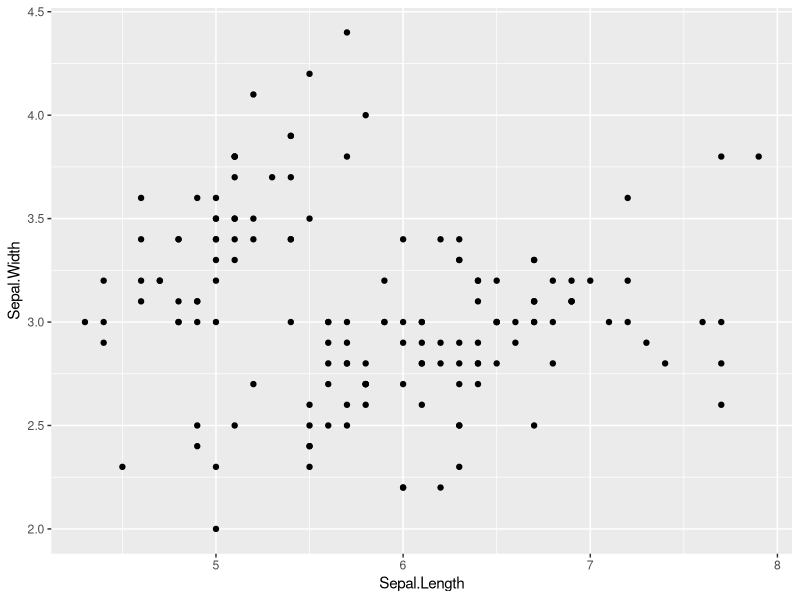
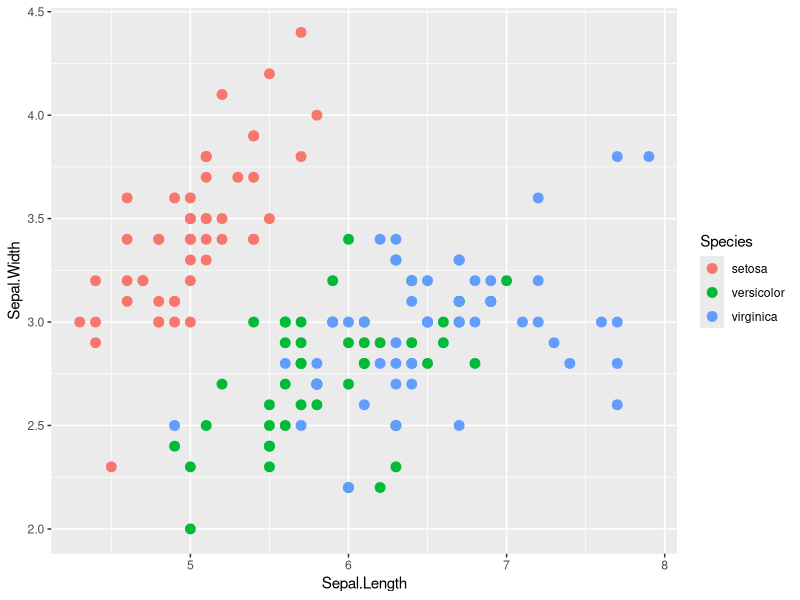
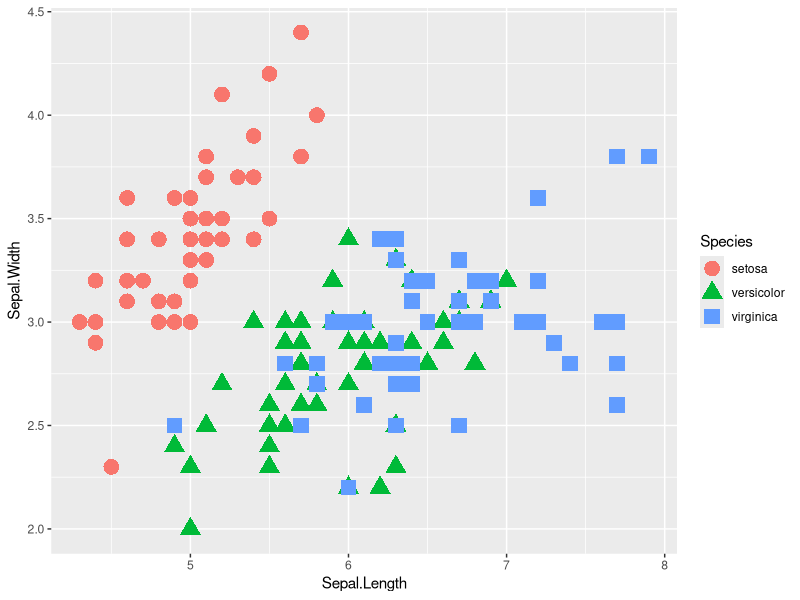
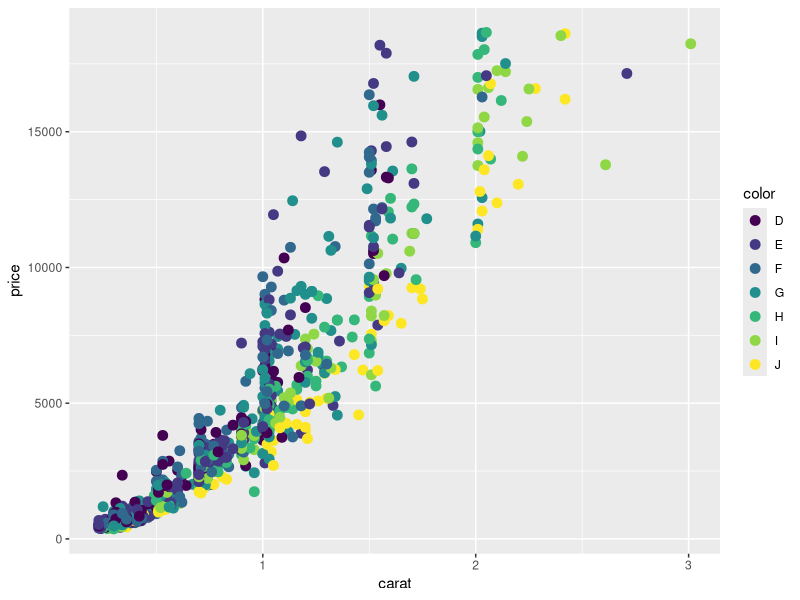
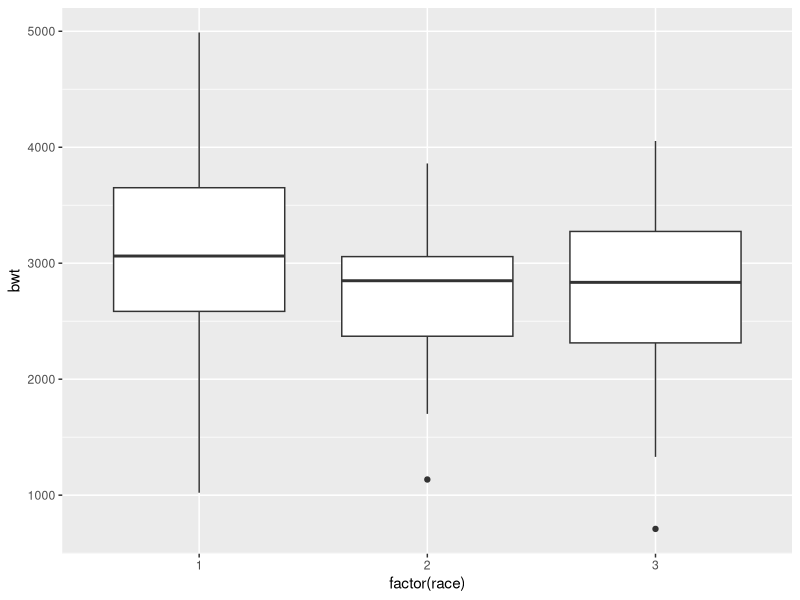
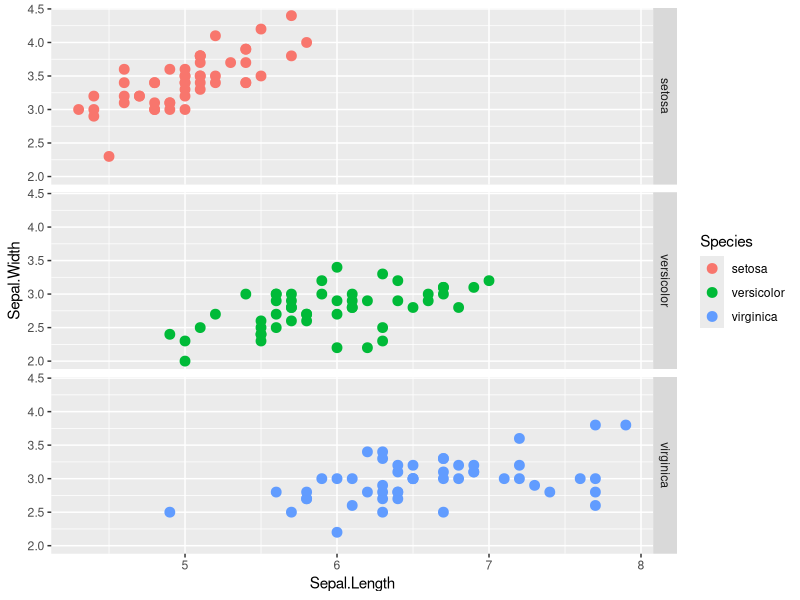
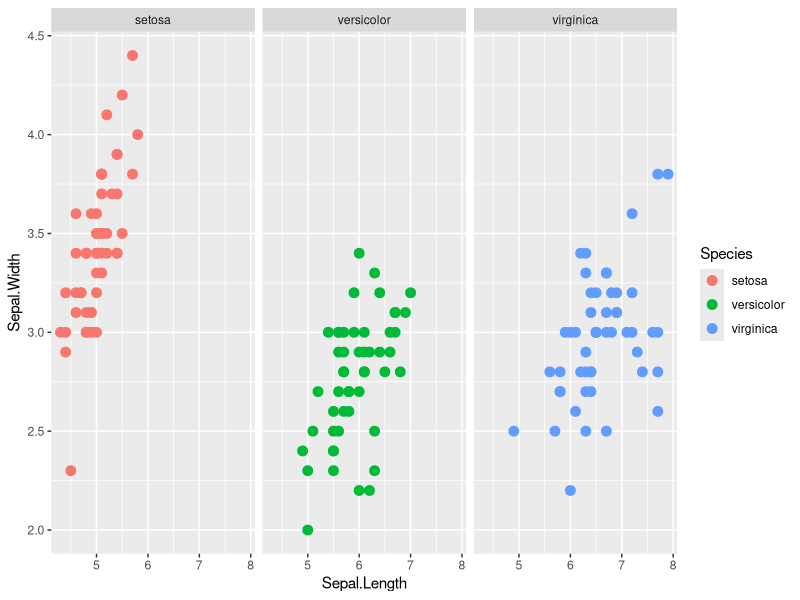
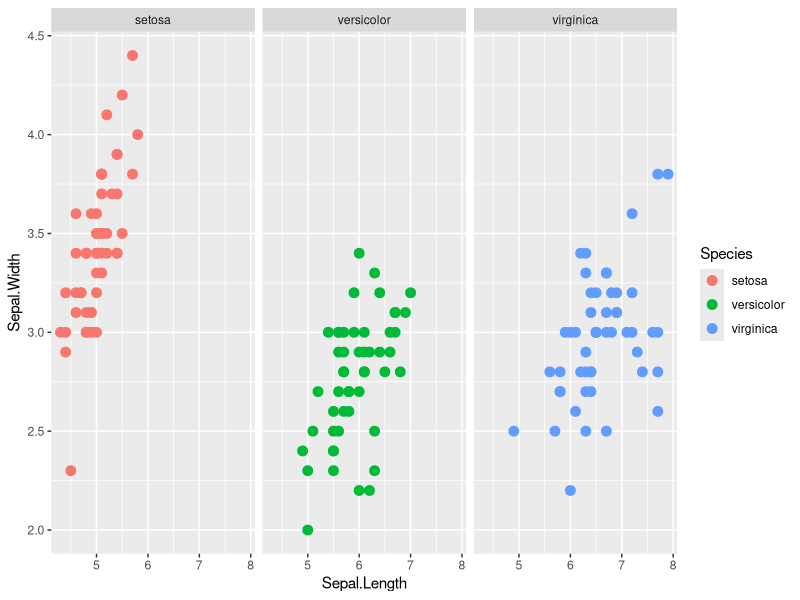

Reproduce these figures in R, in order.
# ggplot tutorial
# Arun Kumar Jalanila 
# Febraury 22,2014

#install packages ggplot2, plyr, ggthemes, reshape2
install.packages("ggplot2",dependencies = TRUE)
install.packages("plyr")
install.packages("ggthemes")
install.packages("reshape2")

#importing the library
library("ggplot2")
library("plyr")
library("ggthemes")
library("reshape2")

#creating a aesthetics for the iris data using length and width
myplot <- ggplot(data=iris,aes(x=Sepal.Length,y=Sepal.Width))

summary(myplot) #summary of the ggplot

#creating a geometry using geom_point along with ggplot then it will create a plot 

myplot + geom_point()

#creating a plot with adding color to each group using color attribute
myplot <- ggplot(data=iris,aes(x=Sepal.Length,y=Sepal.Width,color =Species)) 
myplot + geom_point(size=3)

#creating a plot with adding shape to each group using shape attribute in geom point
myplot <- ggplot(data=iris,aes(x=Sepal.Length,y=Sepal.Width,color =Species)) 
myplot + geom_point(aes(shape =Species),size=5)


#sampling thousand rows from diamonds data set and plotting using ggplot and geom_point
d2 <- diamonds[sample(1:dim(diamonds)[1],1000),] #sampling 1000 rows from total number of rows of diamonds data set
d2plot <- ggplot(data=d2,aes(x=carat,y=price,color=color))
d2plot + geom_point(size =3)

##########        STATS               ###############

#import MASS library
library(MASS)
#creating a boxplot using geom_boxplot
ggplot(birthwt,aes(factor(race),bwt)) +geom_boxplot()


##########         FACETS                ###############
#creating a facet grouping by species using facet_grid
ggplot(data=iris,aes(x=Sepal.Length,y=Sepal.Width,color =Species)) +
  geom_point(size =3) +
  facet_grid(Species ~.)

#creating a facet grouping by species vertically using facet_grid
ggplot(data=iris,aes(x=Sepal.Length,y=Sepal.Width,color =Species)) +
  geom_point(size =3) +
  facet_grid(.~ Species)

#creating a facet grouping by species using facet_wrap
ggplot(data=iris,aes(x=Sepal.Length,y=Sepal.Width,color =Species)) +
  geom_point(size =3) +
  facet_wrap(~ Species)


##########       Colors             ###################
library("RColorBrewer")
library("reshape2")

#creating plots based on 
df <- melt(iris,id.vars="Species") #melt is used for pivoting the rows based on the columns specified 
ggplot (df,aes(Species,value,fill = variable)) +
  geom_bar(stat ="identity",position = "dodge") + # dodge species is used for stacking up the bars side by side
  scale_fill_brewer(palette = "Set1")

#creating plots based on 
df <- melt(iris,id.vars="Species") #melt is used for pivoting the rows based on the columns specified 
ggplot (df,aes(Species,value,fill = variable)) +
  geom_bar(stat ="identity",position = "dodge") + # dodge species is used for stacking up the bars side by side
  scale_fill_manual(values=c("red","yellow","brown","black"))


#Im in cloud
